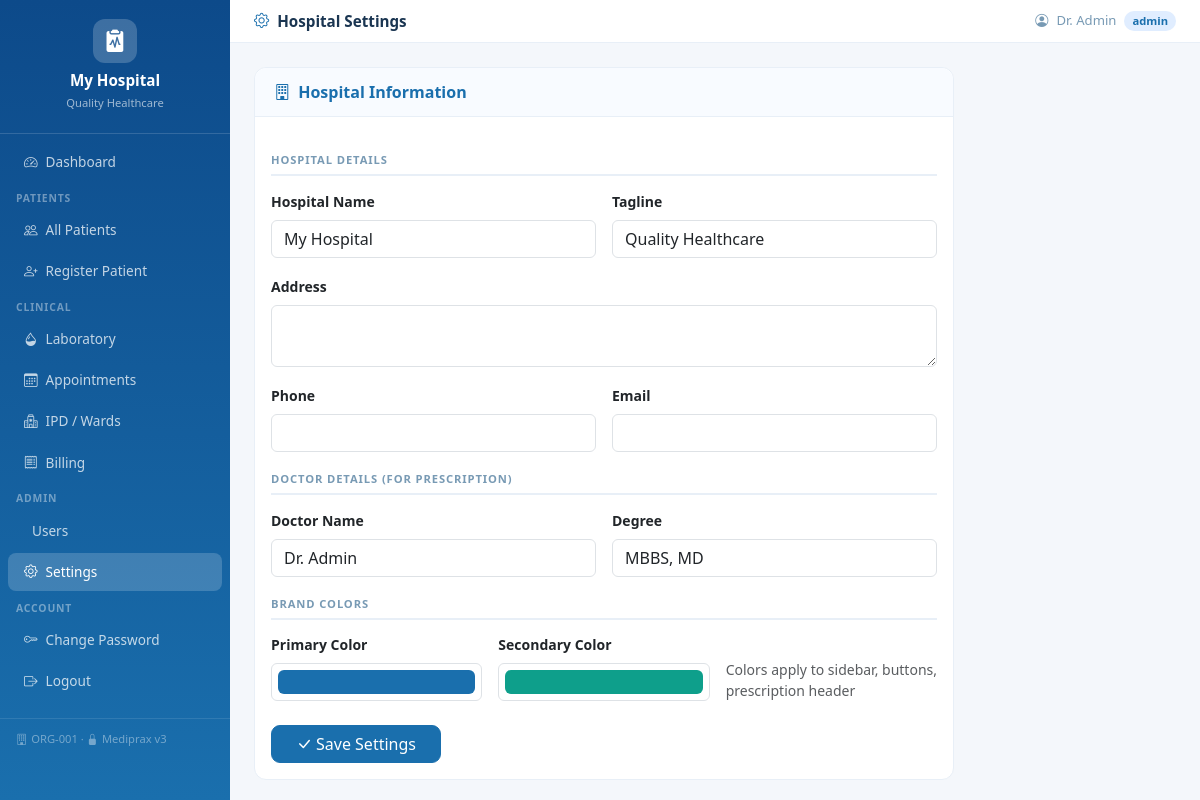
Screenshot of /settings/ (signed in) with the database file from the repository.
### tables this page shows
CREATE TABLE hospitals(
            id         INTEGER PRIMARY KEY AUTOINCREMENT,
            name       TEXT NOT NULL,
            tagline    TEXT DEFAULT 'Quality Healthcare',
            address    TEXT DEFAULT '',
            phone      TEXT DEFAULT '',
            email      TEXT DEFAULT '',
            color1     TEXT DEFAULT '#1a6fad',
            color2     TEXT DEFAULT '#0e9f8b',
            is_active  INTEGER DEFAULT 1,
            created_at TIMESTAMP DEFAULT CURRENT_TIMESTAMP
        , org_id TEXT);

CREATE TABLE settings(
            id             INTEGER PRIMARY KEY AUTOINCREMENT,
            hospital_id    INTEGER UNIQUE NOT NULL,
            doctor_name    TEXT DEFAULT '',
            doctor_degree  TEXT DEFAULT 'MBBS, MD',
            FOREIGN KEY (hospital_id) REFERENCES hospitals(id)
        );

### app/routes/settings_routes.py (the view, shortened to what this page needs)
@settings_routes.route('/', methods=['GET','POST'])
def hospital_settings():
    if session.get('role') != 'admin': return redirect(url_for('auth.dashboard'))
    hid = session.get('hospital_id',1); db = get_db()
    s = db.execute('SELECT * FROM settings WHERE hospital_id=?',(hid,)).fetchone()
    h = db.execute('SELECT * FROM hospitals WHERE id=?',(hid,)).fetchone()
    return render_template('settings.html', s=s, hosp=h)

### app/database.py (called while the page is built)
def get_db():
    if 'db' not in g:
        g.db = sqlite3.connect(current_app.config['DATABASE'])
        g.db.row_factory = sqlite3.Row
        g.db.execute('PRAGMA foreign_keys = ON')
    return g.db

### templates/settings.html (shortened to what this page needs)
{% extends "base.html" %}
{% block page_title %}<i class="bi bi-gear me-2 text-primary"></i>Hospital Settings{% endblock %}
{% block content %}
<div class="card" style="max-width:700px">
  <div class="card-header"><span class="fw-semibold text-primary"><i class="bi bi-building me-2"></i>Hospital Information</span></div>
  <div class="card-body">
    <form method="POST">
      <div class="section-header">Hospital Details</div>
      <div class="row g-3 mb-3">
        <div class="col-md-6"><label class="form-label small fw-semibold">Hospital Name</label>
          <input type="text" name="hospital_name" class="form-control" value="{{ hosp.name if hosp else '' }}" required/></div>
        <div class="col-md-6"><label class="form-label small fw-semibold">Tagline</label>
          <input type="text" name="hospital_tagline" class="form-control" value="{{ hosp.tagline if hosp else '' }}"/></div>
        <div class="col-12"><label class="form-label small fw-semibold">Address</label>
          <textarea name="address" class="form-control" rows="2">{{ hosp.address if hosp else '' }}</textarea></div>
        <div class="col-md-6"><label class="form-label small fw-semibold">Phone</label>
          <input type="text" name="phone" class="form-control" value="{{ hosp.phone if hosp else '' }}"/></div>
        <div class="col-md-6"><label class="form-label small fw-semibold">Email</label>
          <input type="email" name="email" class="form-control" value="{{ hosp.email if hosp else '' }}"/></div>
      </div>
      <div class="section-header">Doctor Details (for prescription)</div>
      <div class="row g-3 mb-3">
        <div class="col-md-6"><label class="form-label small fw-semibold">Doctor Name</label>
          <input type="text" name="doctor_name" class="form-control" value="{{ s.doctor_name if s else '' }}"/></div>
        <div class="col-md-6"><label class="form-label small fw-semibold">Degree</label>
          <input type="text" name="doctor_degree" class="form-control" value="{{ s.doctor_degree if s else 'MBBS, MD' }}"/></div>
      </div>
      <div class="section-header">Brand Colors</div>
      <div class="row g-3 mb-4">
        <div class="col-md-4"><label class="form-label small fw-semibold">Primary Color</label>
          <input type="color" name="logo_color1" class="form-control form-control-color" value="{{ hosp.color1 if hosp else '#1a6fad' }}" style="height:38px;width:100%"/></div>
        <div class="col-md-4"><label class="form-label small fw-semibold">Secondary Color</label>
          <input type="color" name="logo_color2" class="form-control form-control-color" value="{{ hosp.color2 if hosp else '#0e9f8b' }}" style="height:38px;width:100%"/></div>
        <div class="col-md-4 d-flex align-items-end">
          <div class="form-text">Colors apply to sidebar, buttons, prescription header</div>
        </div>
      </div>
      <button type="submit" class="btn btn-primary px-4" style="border-radius:9px"><i class="bi bi-check-lg me-1"></i>Save Settings</button>
    </form>
  </div>
</div>
{% endblock %}

### templates/base.html (shortened to what this page needs)
<!DOCTYPE html>
<html lang="en">
<head>
  <link href="https://cdn.jsdelivr.net/npm/bootstrap@5.3.2/dist/css/bootstrap.min.css" rel="stylesheet"/>
  <link href="https://cdn.jsdelivr.net/npm/bootstrap-icons@1.11.3/font/bootstrap-icons.min.css" rel="stylesheet"/>
  <link rel="stylesheet" href="{{ url_for('static', filename='css/style.css') }}"/>
</head>
<body>
<nav id="sidebar">
  <div class="brand">
    <div class="brand-icon"><i class="bi bi-clipboard2-pulse-fill"></i></div>
    <h5>{{ hospital.name }}</h5>
    <small>{{ hospital.tagline }}</small>
  </div>
  <ul class="nav flex-column mt-2">
    {% if session.role != 'patient' %}
    <li class="nav-item"><a href="{{ url_for('auth.dashboard') }}" class="nav-link {% if request.endpoint=='auth.dashboard' %}active{% endif %}"><i class="bi bi-speedometer2"></i> Dashboard</a></li>
    <li class="nav-label">Patients</li>
    <li class="nav-item"><a href="{{ url_for('patients.patients') }}" class="nav-link {% if 'patients.' in (request.endpoint or '') %}active{% endif %}"><i class="bi bi-people"></i> All Patients</a></li>
    {% if session.role in ('admin','doctor') %}
    <li class="nav-item"><a href="{{ url_for('patients.add_patient_view') }}" class="nav-link"><i class="bi bi-person-plus"></i> Register Patient</a></li>
    {% endif %}
    <li class="nav-label">Clinical</li>
    <li class="nav-item"><a href="{{ url_for('lab.lab_list') }}" class="nav-link {% if 'lab.' in (request.endpoint or '') %}active{% endif %}"><i class="bi bi-droplet-half"></i> Laboratory</a></li>
    <li class="nav-item"><a href="{{ url_for('appointments.appointments') }}" class="nav-link {% if 'appointments.' in (request.endpoint or '') %}active{% endif %}"><i class="bi bi-calendar3"></i> Appointments</a></li>
    <li class="nav-item"><a href="{{ url_for('ipd.ward_view') }}" class="nav-link {% if 'ipd.' in (request.endpoint or '') %}active{% endif %}"><i class="bi bi-hospital"></i> IPD / Wards</a></li>
    <li class="nav-item"><a href="{{ url_for('billing.bill_list') }}" class="nav-link {% if 'billing.' in (request.endpoint or '') %}active{% endif %}"><i class="bi bi-receipt"></i> Billing</a></li>
    {% if session.role == 'admin' %}
    <li class="nav-label">Admin</li>
    <li class="nav-item"><a href="{{ url_for('auth.users') }}" class="nav-link {% if request.endpoint=='auth.users' %}active{% endif %}"> Users</a></li>
    <li class="nav-item"><a href="{{ url_for('settings.hospital_settings') }}" class="nav-link {% if 'settings.' in (request.endpoint or '') %}active{% endif %}"><i class="bi bi-gear"></i> Settings</a></li>
    {% endif %}
    {% else %}
    <li class="nav-item"><a href="{{ url_for('patients.patient_detail', pid=session.patient_id) }}" class="nav-link active"><i class="bi bi-file-medical"></i> My Records</a></li>
    {% endif %}
    <li class="nav-label">Account</li>
    <li class="nav-item"><a href="{{ url_for('auth.change_password') }}" class="nav-link"><i class="bi bi-key"></i> Change Password</a></li>
    <li class="nav-item"><a href="{{ url_for('auth.logout') }}" class="nav-link"><i class="bi bi-box-arrow-right"></i> Logout</a></li>
  </ul>
  <div class="sidebar-footer">
    {% if hospital.org_id %}<i class="bi bi-building me-1"></i>{{ hospital.org_id }} &middot; {% endif %}
    <i class="bi bi-lock-fill me-1"></i>Mediprax v3
  </div>
</nav>
<div id="topbar">
  <div class="d-flex align-items-center gap-2">
    <p class="page-title mb-0">{% block page_title %}{% endblock %}</p>
  </div>
  <div class="user-pill">
    <i class="bi bi-person-circle"></i>
    <span>{{ session.name }}</span>
    <span class="role-badge role-{{ session.role }}">{{ session.role }}</span>
  </div>
</div>
<div id="main">
  {% block content %}{% endblock %}
</div>
</body>
</html>

### static/css/style.css (style rules this page uses)
:root { --sidebar-w: 230px; }
body { margin:0; font-family:'Segoe UI',sans-serif; background:#f4f7fb; }
#sidebar { position:fixed; top:0; left:0; width:var(--sidebar-w); height:100vh; overflow-y:auto; z-index:200; }
.brand { padding:1.2rem 1rem; border-bottom:1px solid rgba(255,255,255,.15); text-align:center; }
.brand-icon { width:44px; height:44px; border-radius:12px; display:flex; align-items:center; justify-content:center; margin:0 auto .5rem; color:#fff; font-size:1.4rem; background:rgba(255,255,255,.2); }
.brand h5 { color:#fff; margin:0; font-weight:700; font-size:.95rem; }
.brand small { color:rgba(255,255,255,.6); font-size:.7rem; }
.nav-link { color:rgba(255,255,255,.75) !important; padding:.55rem 1rem !important; border-radius:8px; margin:.1rem .5rem; font-size:.85rem; display:flex; align-items:center; gap:8px; }
.nav-link:hover, .nav-link.active { background:rgba(255,255,255,.18) !important; color:#fff !important; }
.nav-label { padding:.5rem 1rem .2rem; font-size:.65rem; text-transform:uppercase; letter-spacing:.08em; color:rgba(255,255,255,.4); font-weight:700; }
.sidebar-footer { padding:.8rem 1rem; font-size:.7rem; color:rgba(255,255,255,.4); border-top:1px solid rgba(255,255,255,.1); margin-top:1rem; }
#topbar { margin-left:var(--sidebar-w); background:#fff; border-bottom:1px solid #e8eff7; padding:.6rem 1.5rem; display:flex; justify-content:space-between; align-items:center; position:sticky; top:0; z-index:100; }
.page-title { font-weight:600; font-size:.95rem; color:#1a3551; }
.user-pill { display:flex; align-items:center; gap:8px; font-size:.82rem; color:#789ab4; }
.role-badge { padding:2px 8px; border-radius:10px; font-size:.7rem; font-weight:600; }
.role-admin { background:#e0edff; color:#1a6fad; }
#main { margin-left:var(--sidebar-w); padding:1.5rem; }
.card { border:1px solid #e8eff7; border-radius:12px; box-shadow:none; }
.card-header { background:#f8fbff; border-bottom:1px solid #e8eff7; border-radius:12px 12px 0 0 !important; padding:.75rem 1.2rem; }
.section-header { font-size:.7rem; text-transform:uppercase; letter-spacing:.08em; color:#789ab4; font-weight:700; border-bottom:2px solid #e8eff7; padding-bottom:5px; margin:1.2rem 0 .8rem; }

### rows the page displays
hospitals: name "My Hospital", tagline "Quality Healthcare", org_id "ORG-001", hospital_name "My Hospital", hospital_tagline "Quality Healthcare", logo_color1 "#1a6fad", logo_color2 "#0e9f8b"
settings: name "Dr. Admin", doctor_name "Dr. Admin", doctor_degree "MBBS, MD"

### other values shown
{{ session.role }} "admin"
